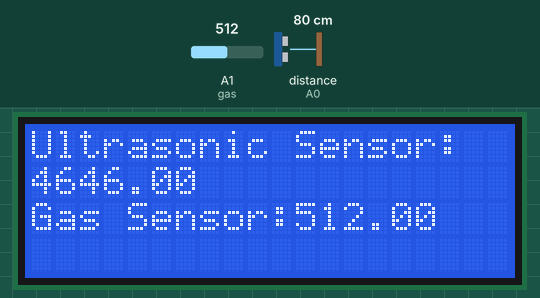
Simulated run of this sketch. Board: Arduino Uno, built with avr-gcc and run on an emulated ATmega328P. Shown: 20×4 character LCD. Wiring (inferred from the names in the program): ultrasonic range finder: trigger pin 2; echo A0. The test bench sets the inputs (shaded band); at power-on: distance to the obstacle (sensor on A0) 80 cm, A1 (gas) = 512. The echo pulse lasts 58.3 µs per cm.

Above: at 1.2 s.
1.3 s: distance to the obstacle (sensor on A0) set to 2 cm
At 2.3 s:
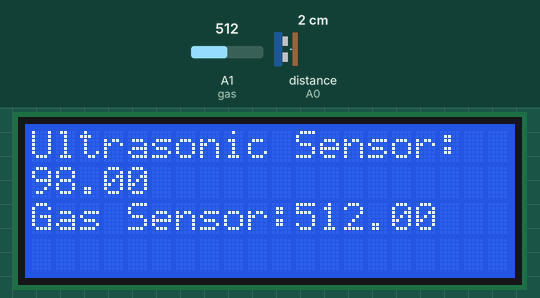
4.0 s: distance to the obstacle (sensor on A0) set to 250 cm
At 5.9 s:
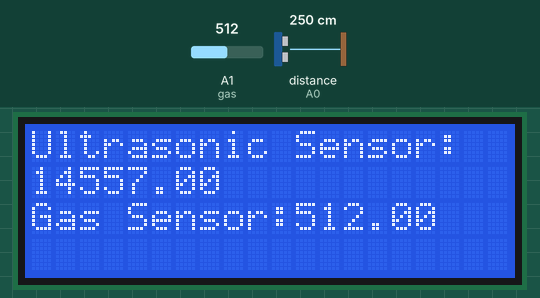
8.5 s: A1 (gas) set to 716
At 9.1 s:
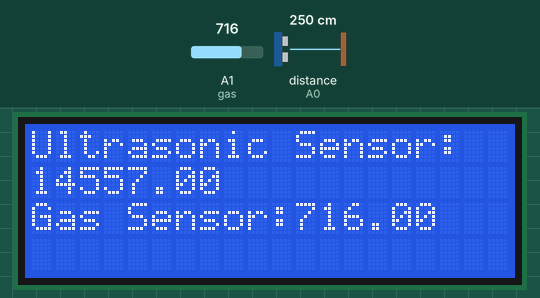
11.2 s: distance to the obstacle (sensor on A0) set to 120 cm
At 13.1 s:
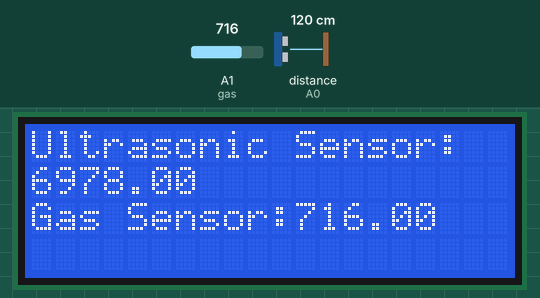
15.7 s: A1 (gas) set to 900
At 16.6 s:
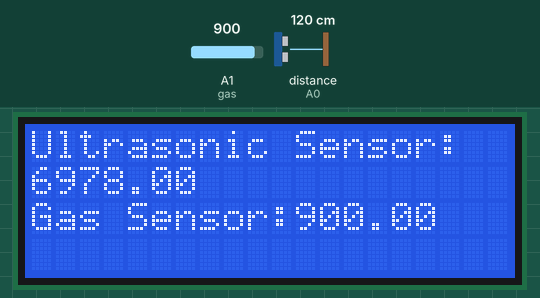
18.4 s: distance to the obstacle (sensor on A0) set to 299 cm
At 20.3 s:
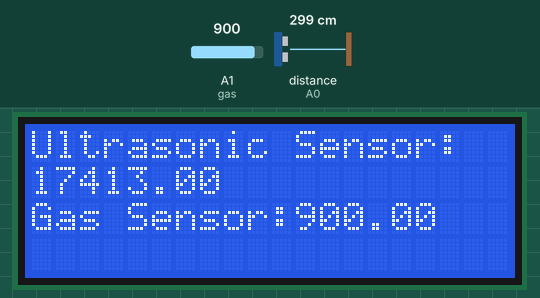

The sketch:

code.ino
```cpp
#include <Wire.h>
#include <LiquidCrystal_I2C.h>

const int scl = A5, sda = A4;
const int trig = 2, echo = A0, gas = A1;

LiquidCrystal_I2C lcd(0x27, scl, sda);

void setup() {
  // put your setup code here, to run once:
  lcd.begin(20, 4);
  pinMode(trig, OUTPUT);
  pinMode(echo, INPUT);
  pinMode(gas, INPUT);
}

void cls()
{
  for(long long i = 0; i < 4; i++)
  {
    for(long long j = 0; j < 20; j++)
    {
      lcd.setCursor(j, i);
      lcd.print(" ");
    }
  }
}

void loop() {
  // put your main code here, to run repeatedly:

  cls();
  digitalWrite(trig, LOW);
  digitalWrite(trig, HIGH);
  digitalWrite(trig, LOW);
  float x = pulseIn(echo, HIGH);
  lcd.setCursor(0, 0);
  lcd.print("Ultrasonic Sensor:");
  lcd.setCursor(0, 1);
  lcd.print(x);
  lcd.setCursor(0, 2);
  lcd.print("Gas Sensor:");
  x = analogRead(gas);
  lcd.print(x);
  delay(1000);
}
```

Measured:
- after the input at 1.3 s, the display: first differs from a run without the input after 0.14 s (image 1)
- after the input at 4.0 s, the display: first differs from a run without the input after 1.0 s (image 2)
- after the input at 8.5 s, the display: first differs from a run without the input after 0.13 s (image 3)
- after the input at 15.7 s, the display: first differs from a run without the input after 0.12 s (image 5)
- after the input at 18.4 s, the display: first differs from a run without the input after 1.0 s (image 6)
- what the display in image 1 shows lasts 1.1 s, from 1.4 s to 2.5 s
